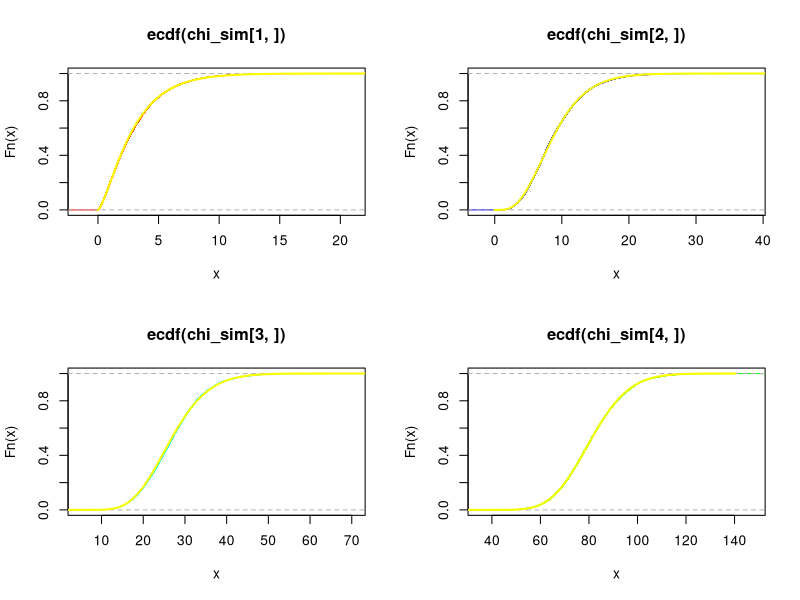

Recreate this plot in R.
## ---- chunk 1
set.seed(4302019)
n <- c(3,9,27,81)
chi_sim <- matrix(data=0, nrow=4,ncol=10000,byrow = T)

for(i in seq(1:4)){

  chi_sim[i,] <- rchisq(10000, n[i], ncp=0)

}
x_vec <- seq(0,max(chi_sim), length = 1000)
par(mfrow = c(2,2))
plot(ecdf(chi_sim[1,]),col="red")
lines(x_vec, pchisq(x_vec, df=3), lwd="2", col="Yellow")
plot(ecdf(chi_sim[2,]),col="blue")
lines(x_vec, pchisq(x_vec, df=9), lwd="2", col="Yellow")
plot(ecdf(chi_sim[3,]),col="cyan")
lines(x_vec, pchisq(x_vec, df=27), lwd="2", col="Yellow")
plot(ecdf(chi_sim[4,]),col="green")
lines(x_vec, pchisq(x_vec, df=81), lwd="2", col="Yellow")


## ---- chunk 2
# Approx
1-pnorm(((28.5-50*.52)/(sqrt(50*.52*.48))),0,1)

# Exact
1 - pbinom(29,50,.52)

## ---- chunk 3

1-pf(2, df1=5, df2=9)


## ---- chunk 4
pf(0.5, df1=5, df2=9)

## ---- chunk 5
(1-pf(2,df1=5,df2=9))+(1-pf(2,df1=9,df2=5))
## ---- chunk 6
set.seed(4302019)
f_sim <- rf(10000,5,9,ncp=0)


mean((f_sim >= 2))

mean((f_sim < 0.5))


